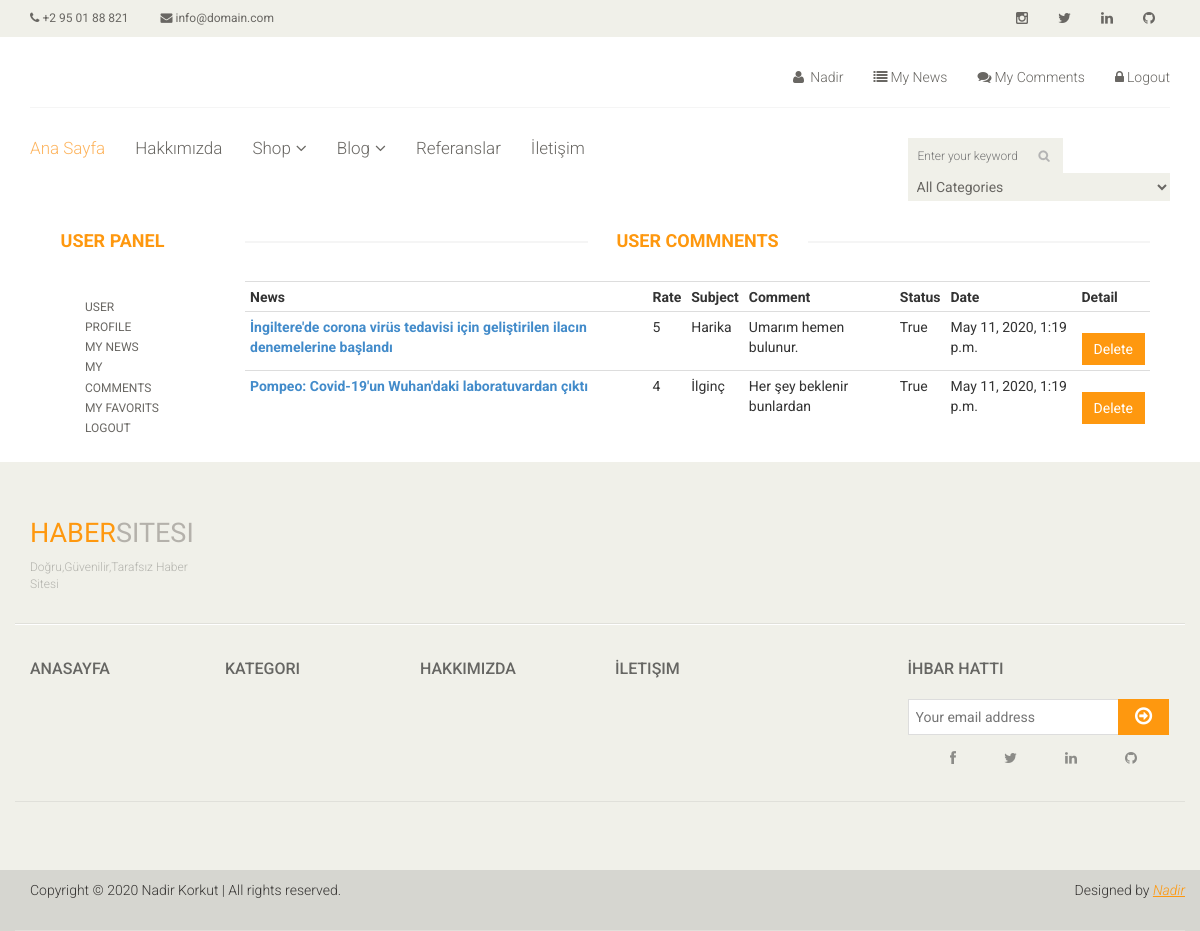
/user/comments/ (signed in), run on the app's committed database.
### news/models.py (models this page shows, shortened)
class Comment(models.Model):
    STATUS=(
        ('New', 'Yeni'),
        ('True', 'Evet'),
        ('False', 'Hayır'),
    )
    news = models.ForeignKey(News,on_delete=models.CASCADE)
    user = models.ForeignKey(User,on_delete=models.CASCADE)
    subject = models.CharField(max_length=50,blank=True)
    comment = models.TextField(max_length=50,blank=True)
    rate = models.IntegerField(blank=True)
    status = models.CharField(max_length=10,choices=STATUS,default='New')
    ip = models.CharField(blank=True,max_length=20)
    create_at = models.DateTimeField(auto_now_add=True)
    update_at = models.DateTimeField(auto_now=True)

class News(models.Model):
    STATUS=(
        ('True', 'Evet'),
        ('False', 'Hayır'),
    )
    category=models.ForeignKey(Category, on_delete=models.CASCADE) #relation with Category table
    title=models.CharField(max_length=150)
    keywords = models.CharField(blank=True,max_length=255)
    description = models.CharField(blank=True,max_length=255)
    image = models.ImageField(blank=True, upload_to='images/')
    detail=RichTextUploadingField()
    slug = models.SlugField(null=False, unique=True)
    status=models.CharField(max_length=10, choices=STATUS)
    create_at = models.DateTimeField(auto_now_add=True)
    update_at = models.DateTimeField(auto_now=True)
    def image_tag(self):
        return mark_safe('<img src="{}" height="50"/>'.format(self.image.url))
    image_tag.short_description = 'Image'

### user/views.py (the view)
# urls.py: path('comments/', views.comments, name='comments'),
@login_required(login_url='/login') #Check Login
def comments(request):
    category = Category.objects.all()
    current_user =request.user
    comments = Comment.objects.filter(user_id=current_user.id)
    context = {
        'category' : category,
        'comments' : comments,
    }
    return render(request, 'user_comments.html', context)

### user/templates/user_comments.html (shortened to what this page needs)
{% extends "homebase.html" %}
{% block content %}
    <div id="contact-page" class="container">
        <div class="bg">
            <div class="row">
                <div class="col-sm-2">
                    <div class="contact-form">
                        {% include "user_panel.html" %}
                    </div>
                </div>
                <div class="col-sm-10">
                    <div class="contact-info">
                        <h2 class="title text-center">User Commnents</h2>
                        <table class="table table-condensed">
                            <tr class="cart_menu">
                                <th class="text-left">News</th>
                                <th class="text-left">Rate</th>
                                <th class="text-left">Subject</th>
                                <th class="text-left">Comment</th>
                                <th class="text-left">Status</th>
                                <th class="text-left">Date</th>
                                <th class="text-left">Detail</th>
                            <tr>
                                {% for rs in comments %}
                                    <tr>
                                        <td class="text-left">
                                            <a href="/news/{{ rs.news.id }}/{{ rs.news.slug }}">
                                                <strong>{{ rs.news.title }}</strong>
                                            </a>
                                        </td>
                                        <td class="text-left">
                                            {{ rs.rate }}
                                        </td>
                                        <td class="text-left">
                                            {{ rs.subject }}
                                        </td>
                                        <td class="text-left">
                                            {{ rs.comment}}
                                        </td>
                                        <td class="text-left">
                                            {{ rs.status }}
                                        </td>
                                        <td class="text-left">
                                            {{ rs.create_at }}
                                        </td>
                                        <td class="text-left">
                                            <a class="btn btn-primary" href="/user/deletecomment/{{ rs.id }}" onclick="return confirm('Will be Delete! Are you sure')">Delete</a>
                                        </td>
                                    </tr>
                                {% endfor %}
                        </table>
                    </div>
                </div>
            </div>
        </div>
    </div>
{% endblock %}

### home/templates/header.html (shortened to what this page needs)
{% load static %}
<header id="header">
    <div class="header_top">
        <div class="container">
            <div class="row">
                <div class="col-sm-6">
                    <div class="contactinfo">
                        <ul class="nav nav-pills">
                            <li><a href="#"><i class="fa fa-phone"></i> +2 95 01 88 821</a></li>
                            <li><a href="#"><i class="fa fa-envelope"></i> info@domain.com</a></li>
                        </ul>
                    </div>
                </div>
                <div class="col-sm-6">
                    <div class="social-icons pull-right">
                        <ul class="nav navbar-nav">
                            <li><a href="https://www.instagram.com/nadirkorkut/?hl=tr"><i class="fa fa-instagram"></i></a></li>
                            <li><a href="#"><i class="fa fa-twitter"></i></a></li>
                            <li><a href="https://www.linkedin.com/in/nadir-korkut-a5320b182/"><i class="fa fa-linkedin"></i></a></li>
                            <li><a href="https://github.com/nadirkorkut"><i class="fa fa-github"></i></a></li>
                        </ul>
                    </div>
                </div>
            </div>
        </div>
    </div>
    <div class="header-middle">
        <div class="container">
            <div class="row">
                <div class="col-sm-4">
                </div>
                <div class="col-sm-8">
                    {% if user.id is not None %}
                        <div class="shop-menu pull-right">
                        <ul class="nav navbar-nav">
                        <li><a href="/user"><i class="fa fa-user"></i> {{user.first_name}} </a></li>
                        <ul class="nav navbar-nav">
                        <li><a href="#"><i class="fa fa-list"></i>My News</a></li>
                        <li><a href="/user/comments/"><i class="fa fa-comments"></i>My Comments</a></li>
                        <li><a href="/logout/"><i class="fa fa-lock"></i>Logout</a></li>
                    </ul>
                    {% else %}
                        <li class="pull-right"><a href="/login/" class="text" style="color: #FE980F">LOGIN / </a> <a href="/signup/" class="text" style="color: #FE980F">SIGN UP</a></li>
                    {% endif %}
                    </ul>
                    </div>
                </div>
            </div>
        </div>
    </div>
    <div class="header-bottom">
        <div class="container">
            <div class="row">
                <div class="col-sm-9">
                    <div class="mainmenu pull-left">
                        <ul class="nav navbar-nav collapse navbar-collapse">
                            <li><a href="/" class="active">Ana Sayfa</a></li>
                            <li><a href="/hakkimizda">Hakkımızda</a></li>
                            <li class="dropdown"><a href="#">Shop<i class="fa fa-angle-down"></i></a>
                            </li>
                            <li class="dropdown"><a href="#">Blog<i class="fa fa-angle-down"></i></a>
                            </li>
                            <li><a href="/referanslar">Referanslar</a></li>
                            <li><a href="/iletisim">İletişim</a></li>
                        </ul>
                    </div>
                </div>
                <div class="col-sm-3">
                    <div class="search_box pull-right">
                        <form action="/search/" method="post">
                            <input id="query" name="query" class="input search-input" type="text" placeholder="Enter your keyword"/>
                            {% load mptt_tags %}
                            <select name="catid" class="input search-categories">
                                <option value="0">All Categories</option>
                            </select>
                        </form>
                    </div>
                </div>
            </div>
        </div>
    </div>
</header>

### home/static/css/main.css (style rules this page uses)
body { font-family: 'Roboto', sans-serif; background:; position: relative; font-weight:400px; }
ul li { list-style: none; }
a { -webkit-transition: 300ms; -moz-transition: 300ms; -o-transition: 300ms; transition: 300ms; }
h1, h2, h3, h4, h5, h6 { font-family: 'Roboto', sans-serif; }
.header_top { background: none repeat scroll 0 0 #F0F0E9; }
.contactinfo ul li:first-child { margin-left: -15px; }
.contactinfo ul li a { font-size: 12px; color: #696763; font-family: 'Roboto', sans-serif; }
.social-icons ul li a { border: 0 none; border-radius: 0; color: #696763; padding:0px; }
.social-icons ul li { display:inline-block; }
.social-icons ul li a i { padding: 11px 15px; transition: all 0.9s ease 0s; -moz-transition: all 0.9s ease 0s; -webkit-transition: all 0.9s ease 0s; -o-transition: all 0.9s ease 0s; }
.header-middle .container .row { border-bottom: 1px solid #f5f5f5; margin-left: 0; margin-right: 0; padding-bottom: 20px; padding-top: 20px; }
.header-middle .container .row .col-sm-4 { padding-left: 0; }
.header-middle .container .row .col-sm-8 { padding-right:0; }
.shop-menu ul li { display:inline-block; padding-left: 15px; padding-right: 15px; }
.shop-menu ul li:last-child { padding-right: 0; }
.shop-menu ul li a { background: #FFFFFF; color: #696763; font-family: 'Roboto', sans-serif; font-size: 14px; font-weight: 300; padding:0; padding-right: 0; margin-top: 10px; }
.shop-menu ul li a i { margin-right:3px; }
.header-bottom { padding-bottom: 30px; padding-top: 30px; }
.navbar-collapse.collapse { padding-left: 0; }
.mainmenu ul li { padding-right: 15px; padding-left: 15px; }
.mainmenu ul li:first-child { padding-left: 0px; }
.mainmenu ul li a { color: #696763; font-family: 'Roboto', sans-serif; font-size: 17px; font-weight: 300; padding: 0; padding-bottom: 10px; }
.mainmenu ul li a:hover, .mainmenu ul li a.active, .shop-menu ul li a.active { background:none; color:#fdb45e; }
.search_box input { background: #F0F0E9; border: medium none; color: #B2B2B2; font-family: 'roboto'; font-size: 12px; font-weight: 300; height: 35px; outline: medium none; padding-left: 10px; width: 155px; background-image: url(../images/home/searchicon.png); background-repeat: no-repeat; background-position: 130px; }
.fa-angle-down { padding-left: 5px; }
.left-sidebar h2:after, h2.title:after { content: " "; position: absolute; border: 1px solid #f5f5f5; bottom:8px; left: 0; width: 100%; height: 0; z-index: -2; }
h2.title:before { content: " "; position: absolute; background: #fff; bottom: -6px; width: 220px; height: 30px; z-index: -1; left: 50%; margin-left: -110px; }
h2.title { color: #FE980F; font-family: 'Roboto', sans-serif; font-size: 18px; font-weight: 700; margin: 0 15px; text-transform: uppercase; margin-bottom: 30px; position: relative; }
.bg h2.title { margin-right:0; margin-left:0; margin-top: 0; }
.user_info input, select, textarea { background: #F0F0E9; border:0; color: #696763; padding: 5px; width: 100%; border-radius: 0; resize: none }
.btn.btn-primary { background:#FE980F; border: 0 none; border-radius: 0; margin-top: 16px; }
#contact-page .contact-info { padding: 0 20px; }

### data on the page
Comment: news "İngiltere'de corona virüs tedavisi için geliştirilen ilacın denemelerine başlandı", rate "5", subject "Harika", comment "Umarım hemen bulunur.", status "True", create_at "May 11, 2020, 1:19 p.m."
Comment: news "Pompeo: Covid-19'un Wuhan'daki laboratuvardan çıktı", rate "4", subject "İlginç", comment "Her şey beklenir bunlardan", status "True", create_at "May 11, 2020, 1:19 p.m."

### other printed values
{{ user.first_name }} "Nadir"
